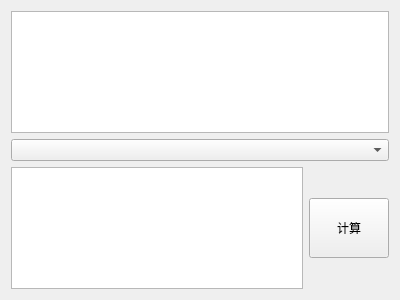
<?xml version="1.0" encoding="UTF-8"?>
<ui version="4.0">
 <class>CrcWidget</class>
 <widget class="QWidget" name="CrcWidget">
  <property name="geometry">
   <rect>
    <x>0</x>
    <y>0</y>
    <width>400</width>
    <height>300</height>
   </rect>
  </property>
  <property name="windowTitle">
   <string>Form</string>
  </property>
  <layout class="QGridLayout" name="gridLayout">
   <item row="0" column="0" colspan="2">
    <widget class="QTextBrowser" name="display"/>
   </item>
   <item row="1" column="0" colspan="2">
    <widget class="QComboBox" name="modelcbx"/>
   </item>
   <item row="2" column="0">
    <widget class="QTextEdit" name="data"/>
   </item>
   <item row="2" column="1">
    <widget class="QPushButton" name="pushButton">
     <property name="minimumSize">
      <size>
       <width>75</width>
       <height>60</height>
      </size>
     </property>
     <property name="text">
      <string>计算</string>
     </property>
    </widget>
   </item>
  </layout>
 </widget>
 <resources/>
 <connections/>
</ui>
